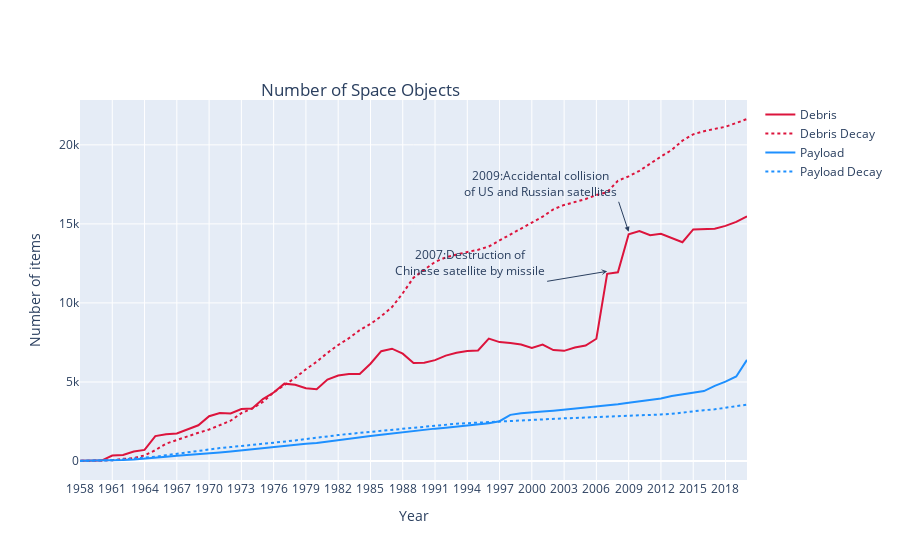

Notebook source saved alongside this figure:
### Code cell
plot_ts(obj_count, gb_decay1,'live', 12000, 14500, -60, 10)
